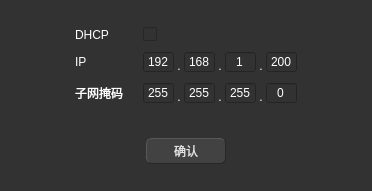
<?xml version="1.0" encoding="UTF-8"?>
<ui version="4.0">
 <class>NetworkSetForm</class>
 <widget class="QWidget" name="NetworkSetForm">
  <property name="geometry">
   <rect>
    <x>0</x>
    <y>0</y>
    <width>372</width>
    <height>191</height>
   </rect>
  </property>
  <property name="windowTitle">
   <string>设备网络配置</string>
  </property>
  <property name="styleSheet">
   <string notr="true">QWidget {
	background-color: rgb(50, 50, 50);
	color: rgb(255, 255, 255);
}

QPushButton {
	background-color: rgba(255, 255, 255, 0.08);
	color: rgba(255, 255, 255, 0.85);
	/*min-width: 45px;*/
	min-height: 24px;
	outline: none;
	border-radius: 6px; 
            
	/* 3D 效果 */
	border-top: 1px solid rgba(255, 255, 255, 0.15);
	border-left: 1px solid rgba(255, 255, 255, 0.15);
	border-bottom: 1px solid rgba(0, 0, 0, 0.3);
	border-right: 1px solid rgba(0, 0, 0, 0.3);
 }

QPushButton:hover {
	background-color: rgba(255, 255, 255, 0.12);
	color: rgba(255, 255, 255, 0.95);

	border-top: 1px solid rgba(255, 255, 255, 0.2);
	border-left: 1px solid rgba(255, 255, 255, 0.2);
	border-bottom: 1px solid rgba(0, 0, 0, 0.4);
	border-right: 1px solid rgba(0, 0, 0, 0.4);
 }

QPushButton:pressed {
	background-color: rgba(255, 255, 255, 0.05);
	color: rgba(255, 255, 255, 0.8);
            
	/* 反转边框实现凹陷效果 */
	border-top: 1px solid rgba(0, 0, 0, 0.3);
	border-left: 1px solid rgba(0, 0, 0, 0.3);
	border-bottom: 1px solid rgba(255, 255, 255, 0.15);
	border-right: 1px solid rgba(255, 255, 255, 0.15);
 }</string>
  </property>
  <layout class="QGridLayout" name="gridLayout">
   <property name="horizontalSpacing">
    <number>20</number>
   </property>
   <property name="verticalSpacing">
    <number>9</number>
   </property>
   <item row="4" column="1" colspan="2">
    <layout class="QHBoxLayout" name="horizontalLayout_3">
     <property name="topMargin">
      <number>25</number>
     </property>
     <item>
      <spacer name="horizontalSpacer_4">
       <property name="orientation">
        <enum>Qt::Orientation::Horizontal</enum>
       </property>
       <property name="sizeHint" stdset="0">
        <size>
         <width>40</width>
         <height>20</height>
        </size>
       </property>
      </spacer>
     </item>
     <item>
      <widget class="QPushButton" name="OK">
       <property name="minimumSize">
        <size>
         <width>80</width>
         <height>26</height>
        </size>
       </property>
       <property name="text">
        <string>确认</string>
       </property>
      </widget>
     </item>
     <item>
      <spacer name="horizontalSpacer_3">
       <property name="orientation">
        <enum>Qt::Orientation::Horizontal</enum>
       </property>
       <property name="sizeHint" stdset="0">
        <size>
         <width>40</width>
         <height>20</height>
        </size>
       </property>
      </spacer>
     </item>
    </layout>
   </item>
   <item row="0" column="1" colspan="2">
    <spacer name="verticalSpacer_2">
     <property name="orientation">
      <enum>Qt::Orientation::Vertical</enum>
     </property>
     <property name="sizeHint" stdset="0">
      <size>
       <width>20</width>
       <height>40</height>
      </size>
     </property>
    </spacer>
   </item>
   <item row="5" column="1" colspan="2">
    <spacer name="verticalSpacer">
     <property name="orientation">
      <enum>Qt::Orientation::Vertical</enum>
     </property>
     <property name="sizeHint" stdset="0">
      <size>
       <width>20</width>
       <height>40</height>
      </size>
     </property>
    </spacer>
   </item>
   <item row="3" column="2">
    <layout class="QHBoxLayout" name="horizontalLayout_2">
     <property name="spacing">
      <number>3</number>
     </property>
     <property name="leftMargin">
      <number>0</number>
     </property>
     <item>
      <widget class="QSpinBox" name="n1">
       <property name="frame">
        <bool>true</bool>
       </property>
       <property name="alignment">
        <set>Qt::AlignmentFlag::AlignCenter</set>
       </property>
       <property name="buttonSymbols">
        <enum>QAbstractSpinBox::ButtonSymbols::NoButtons</enum>
       </property>
       <property name="maximum">
        <number>255</number>
       </property>
       <property name="value">
        <number>255</number>
       </property>
      </widget>
     </item>
     <item>
      <widget class="QLabel" name="label_7">
       <property name="text">
        <string>.</string>
       </property>
       <property name="alignment">
        <set>Qt::AlignmentFlag::AlignBottom|Qt::AlignmentFlag::AlignHCenter</set>
       </property>
      </widget>
     </item>
     <item>
      <widget class="QSpinBox" name="n2">
       <property name="frame">
        <bool>true</bool>
       </property>
       <property name="alignment">
        <set>Qt::AlignmentFlag::AlignCenter</set>
       </property>
       <property name="buttonSymbols">
        <enum>QAbstractSpinBox::ButtonSymbols::NoButtons</enum>
       </property>
       <property name="maximum">
        <number>255</number>
       </property>
       <property name="value">
        <number>255</number>
       </property>
      </widget>
     </item>
     <item>
      <widget class="QLabel" name="label_8">
       <property name="text">
        <string>.</string>
       </property>
       <property name="alignment">
        <set>Qt::AlignmentFlag::AlignBottom|Qt::AlignmentFlag::AlignHCenter</set>
       </property>
      </widget>
     </item>
     <item>
      <widget class="QSpinBox" name="n3">
       <property name="frame">
        <bool>true</bool>
       </property>
       <property name="alignment">
        <set>Qt::AlignmentFlag::AlignCenter</set>
       </property>
       <property name="buttonSymbols">
        <enum>QAbstractSpinBox::ButtonSymbols::NoButtons</enum>
       </property>
       <property name="maximum">
        <number>255</number>
       </property>
       <property name="value">
        <number>255</number>
       </property>
      </widget>
     </item>
     <item>
      <widget class="QLabel" name="label_9">
       <property name="text">
        <string>.</string>
       </property>
       <property name="alignment">
        <set>Qt::AlignmentFlag::AlignBottom|Qt::AlignmentFlag::AlignHCenter</set>
       </property>
      </widget>
     </item>
     <item>
      <widget class="QSpinBox" name="n4">
       <property name="frame">
        <bool>true</bool>
       </property>
       <property name="alignment">
        <set>Qt::AlignmentFlag::AlignCenter</set>
       </property>
       <property name="buttonSymbols">
        <enum>QAbstractSpinBox::ButtonSymbols::NoButtons</enum>
       </property>
       <property name="maximum">
        <number>255</number>
       </property>
      </widget>
     </item>
    </layout>
   </item>
   <item row="1" column="1">
    <widget class="QLabel" name="label">
     <property name="text">
      <string>DHCP</string>
     </property>
    </widget>
   </item>
   <item row="2" column="1">
    <widget class="QLabel" name="label_2">
     <property name="text">
      <string>IP</string>
     </property>
    </widget>
   </item>
   <item row="3" column="1">
    <widget class="QLabel" name="label_3">
     <property name="text">
      <string>子网掩码</string>
     </property>
    </widget>
   </item>
   <item row="1" column="0" rowspan="4">
    <spacer name="horizontalSpacer">
     <property name="orientation">
      <enum>Qt::Orientation::Horizontal</enum>
     </property>
     <property name="sizeHint" stdset="0">
      <size>
       <width>40</width>
       <height>20</height>
      </size>
     </property>
    </spacer>
   </item>
   <item row="1" column="3" rowspan="4">
    <spacer name="horizontalSpacer_2">
     <property name="orientation">
      <enum>Qt::Orientation::Horizontal</enum>
     </property>
     <property name="sizeHint" stdset="0">
      <size>
       <width>40</width>
       <height>20</height>
      </size>
     </property>
    </spacer>
   </item>
   <item row="1" column="2">
    <widget class="QCheckBox" name="DHCP">
     <property name="text">
      <string/>
     </property>
    </widget>
   </item>
   <item row="2" column="2">
    <layout class="QHBoxLayout" name="horizontalLayout_4">
     <property name="spacing">
      <number>3</number>
     </property>
     <property name="leftMargin">
      <number>0</number>
     </property>
     <item>
      <widget class="QSpinBox" name="i1">
       <property name="frame">
        <bool>true</bool>
       </property>
       <property name="alignment">
        <set>Qt::AlignmentFlag::AlignCenter</set>
       </property>
       <property name="buttonSymbols">
        <enum>QAbstractSpinBox::ButtonSymbols::NoButtons</enum>
       </property>
       <property name="maximum">
        <number>255</number>
       </property>
       <property name="value">
        <number>192</number>
       </property>
      </widget>
     </item>
     <item>
      <widget class="QLabel" name="label_10">
       <property name="text">
        <string>.</string>
       </property>
       <property name="alignment">
        <set>Qt::AlignmentFlag::AlignBottom|Qt::AlignmentFlag::AlignHCenter</set>
       </property>
      </widget>
     </item>
     <item>
      <widget class="QSpinBox" name="i2">
       <property name="frame">
        <bool>true</bool>
       </property>
       <property name="alignment">
        <set>Qt::AlignmentFlag::AlignCenter</set>
       </property>
       <property name="buttonSymbols">
        <enum>QAbstractSpinBox::ButtonSymbols::NoButtons</enum>
       </property>
       <property name="maximum">
        <number>255</number>
       </property>
       <property name="value">
        <number>168</number>
       </property>
      </widget>
     </item>
     <item>
      <widget class="QLabel" name="label_11">
       <property name="text">
        <string>.</string>
       </property>
       <property name="alignment">
        <set>Qt::AlignmentFlag::AlignBottom|Qt::AlignmentFlag::AlignHCenter</set>
       </property>
      </widget>
     </item>
     <item>
      <widget class="QSpinBox" name="i3">
       <property name="frame">
        <bool>true</bool>
       </property>
       <property name="alignment">
        <set>Qt::AlignmentFlag::AlignCenter</set>
       </property>
       <property name="buttonSymbols">
        <enum>QAbstractSpinBox::ButtonSymbols::NoButtons</enum>
       </property>
       <property name="maximum">
        <number>255</number>
       </property>
       <property name="value">
        <number>1</number>
       </property>
      </widget>
     </item>
     <item>
      <widget class="QLabel" name="label_12">
       <property name="text">
        <string>.</string>
       </property>
       <property name="alignment">
        <set>Qt::AlignmentFlag::AlignBottom|Qt::AlignmentFlag::AlignHCenter</set>
       </property>
      </widget>
     </item>
     <item>
      <widget class="QSpinBox" name="i4">
       <property name="frame">
        <bool>true</bool>
       </property>
       <property name="alignment">
        <set>Qt::AlignmentFlag::AlignCenter</set>
       </property>
       <property name="buttonSymbols">
        <enum>QAbstractSpinBox::ButtonSymbols::NoButtons</enum>
       </property>
       <property name="maximum">
        <number>255</number>
       </property>
       <property name="value">
        <number>200</number>
       </property>
      </widget>
     </item>
    </layout>
   </item>
  </layout>
 </widget>
 <resources/>
 <connections/>
</ui>
